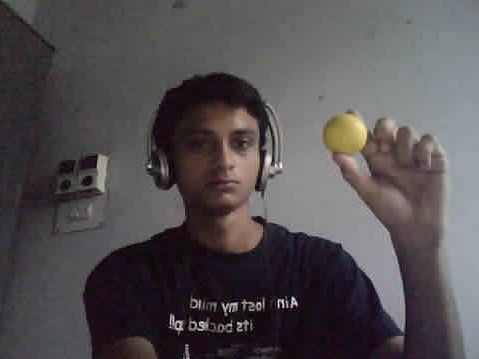
#> input picture sample_search_and_return/yellow_ball.jpg, 479 x 359 px
$ python perception_step.py
#> lines starting #> are read from the running program, lines starting #| are printed output that depends on the picture; after the words box and inside, x2 and y2 are one past the last pixel; in counts of white or black regions, pixels touching at a corner belong together
import os.path

import matplotlib.image as mpimg
import matplotlib.pyplot as plt
import numpy as np

# Read in the image
# There are six more images available for reading
# called sample1-6.jpg, feel free to experiment with the others!

filename = 'yellow_ball.jpg'

image = mpimg.imread(filename)
#> image is the input picture: shape (359, 479, 3); mean R, G, B 83, 78.6, 80.8


def mask_at_threshold(np_array, threshold):
    '''returns a masked array of either 0 or 1 depending whether a value is above or below threshold'''
    mask = np_array < threshold
    print(mask)
    np_array[mask] = 0 # below threshold
    np_array[~mask] = 1
    return np_array

# Define a function to perform a color threshold
def color_thresh(img, rgb_thresh=(0, 0, 0)):
    ####### TODO

#> called with rgb_thresh = (135, 118, 12)
    color_select = np.zeros_like(img[:,:,0])
    # Create an empty array the same size in x and y as the image
        # but just a single channel

    mask = (img[:,:,0] > rgb_thresh[0]) & (img[:,:,1] > rgb_thresh[1]) & (img[:,:,2] > rgb_thresh[2])
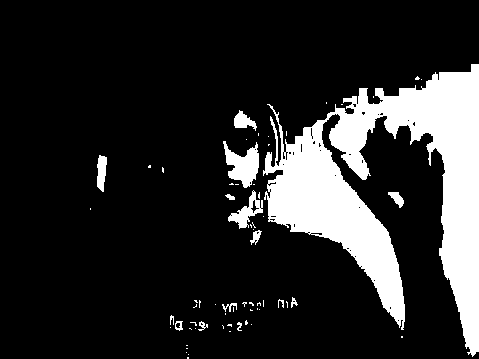
#> mask: shape (359, 479) bool; 16.4% white; 65 white regions (50 under 20 px), largest, box (x1, y1, x2, y2) and area: (263, 64, 479, 357) 25446, (223, 141, 259, 188) 933, (228, 190, 263, 229) 486

    color_select[mask] = 1

    # now
    return color_select

def low_color_thresh(img, rgb_thresh=(0, 0, 0)):
    ####### TODO

#> called with rgb_thresh = (203, 174, 36)
    color_select = np.zeros_like(img[:,:,0])
    # Create an empty array the same size in x and y as the image
        # but just a single channel

    mask = (img[:,:,0] < rgb_thresh[0]) & (img[:,:,1] < rgb_thresh[1]) & (img[:,:,2] < rgb_thresh[2])
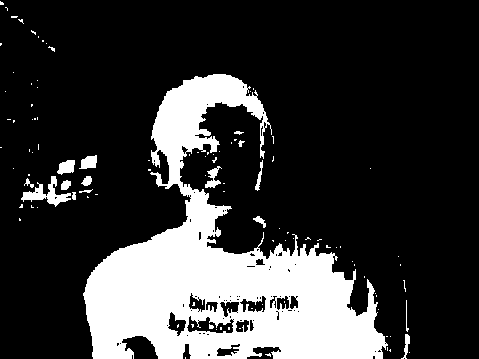
#> mask: shape (359, 479) bool; 21.4% white; 105 white regions (89 under 20 px), largest, box (x1, y1, x2, y2) and area: (83, 74, 388, 359) 34841, (21, 176, 71, 207) 541, (57, 160, 75, 175) 190

    color_select[mask] = 1

    # now
    return color_select

# Define color selection criteria
###### TODO: MODIFY THESE VARIABLES TO MAKE YOUR COLOR SELECTION

######
lower_threshold = (135,118,12)
upper_threshold = (203,174,36)

# pixels below the thresholds
lower_sel = color_thresh(image, rgb_thresh=lower_threshold)
upper_sel = low_color_thresh(image, rgb_thresh=upper_threshold)
both =  np.all([lower_sel, upper_sel], axis=0)
#> both: shape (359, 479) bool; every value is 0
# Display the original image and binary
f, ((ax1, ax2), (ax3, ax4)) = plt.subplots(2, 2, figsize=(18, 6), sharey=True)
f.tight_layout()
ax1.imshow(image)
ax1.set_title('Original Image', fontsize=40)

ax2.imshow(lower_sel, cmap='gray')
ax2.set_title('lower threshold', fontsize=40)

ax3.imshow(upper_sel, cmap='gray')
ax3.set_title('upper threshold', fontsize=40)
ax4.imshow(both, cmap='gray')
ax4.set_title('both threshold', fontsize=40)
plt.subplots_adjust(left=0., right=1, top=0.9, bottom=0.)


plt.show() # Uncomment if running on your local machine
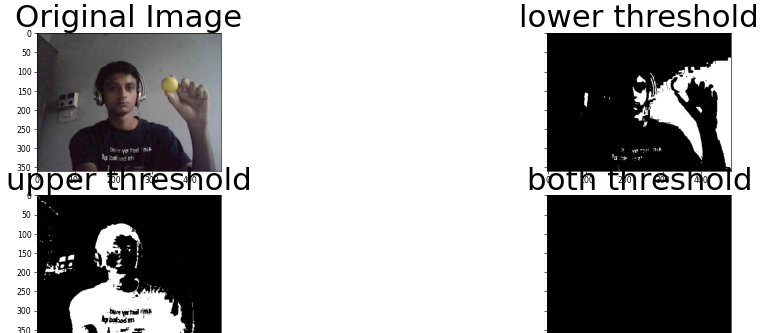
#> figure drawn by matplotlib, 4 panels

$ run again, with sample_search_and_return/angle_example.jpg copied over sample_search_and_return/yellow_ball.jpg
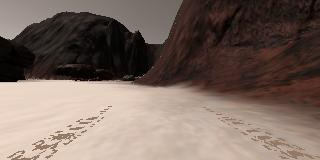
#> input picture sample_search_and_return/angle_example.jpg, 320 x 160 px
#> image is the input picture: shape (160, 320, 3); mean R, G, B 121.3, 104.9, 96.2
#> in color_thresh, `mask = (img[:,:,0] > rgb_thresh[0]) & (img[:,:,1] > rgb_thresh[1]) & (..`:
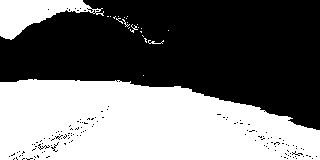
#> mask: shape (160, 320) bool; 45.2% white; 23 white regions (19 under 20 px), largest, box (x1, y1, x2, y2) and area: (0, 79, 320, 160) 21035, (0, 0, 104, 40) 1980, (148, 40, 164, 44) 27, (130, 24, 138, 33) 23
#> both: shape (160, 320) bool; every value is 0
#> `plt.show()`:
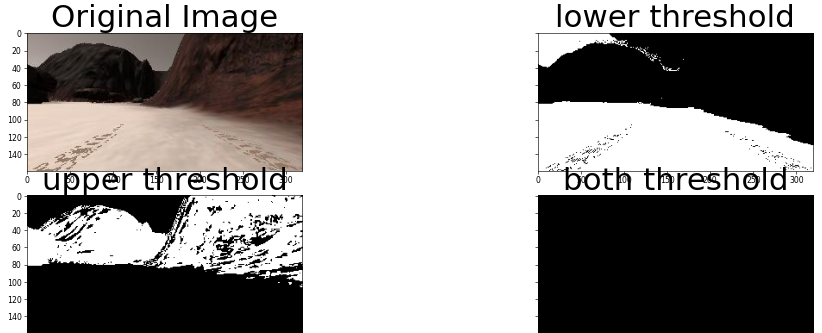
#> figure drawn by matplotlib, 4 panels

$ run again, with sample_search_and_return/color-palette.jpg copied over sample_search_and_return/yellow_ball.jpg
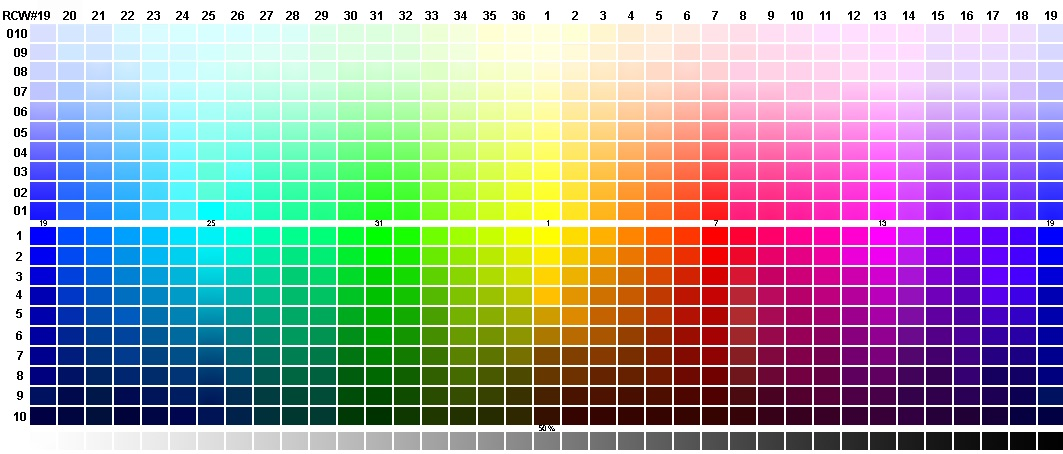
#> input picture sample_search_and_return/color-palette.jpg, 1063 x 454 px
#> image is the input picture: shape (454, 1063, 3); mean R, G, B 164.2, 163.3, 166.8
#> in color_thresh, `mask = (img[:,:,0] > rgb_thresh[0]) & (img[:,:,1] > rgb_thresh[1]) & (..`:
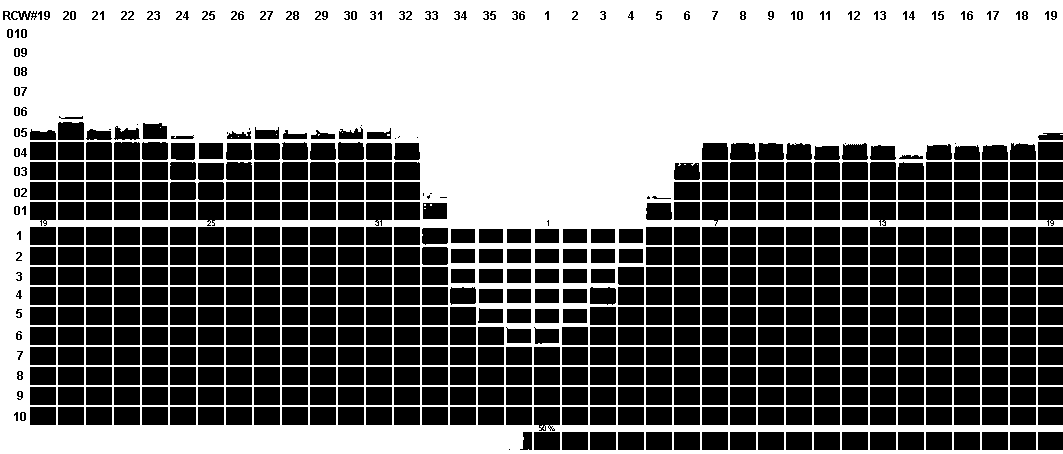
#> mask: shape (454, 1063) bool; 51.4% white; 634 black regions (17 under 20 px), largest, box (x1, y1, x2, y2) and area: (534, 407, 560, 431) 511, (198, 202, 224, 226) 491, (366, 202, 392, 226) 488
#> both: shape (454, 1063) bool; 0.06% white in thin lines or dots, all inside (x1, y1, x2, y2) = (478, 281, 591, 344)
#> `plt.show()`:
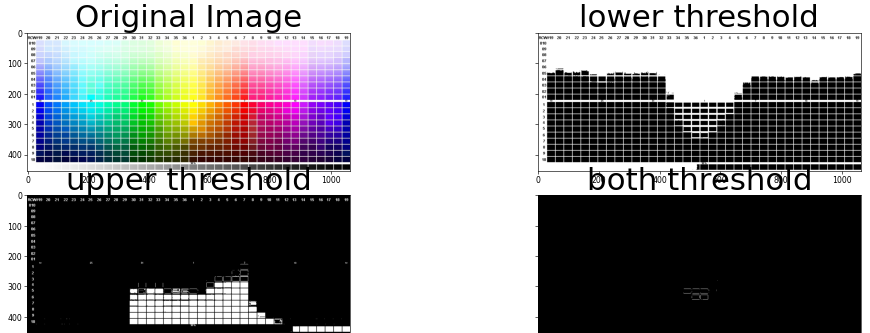
#> figure drawn by matplotlib, 4 panels
